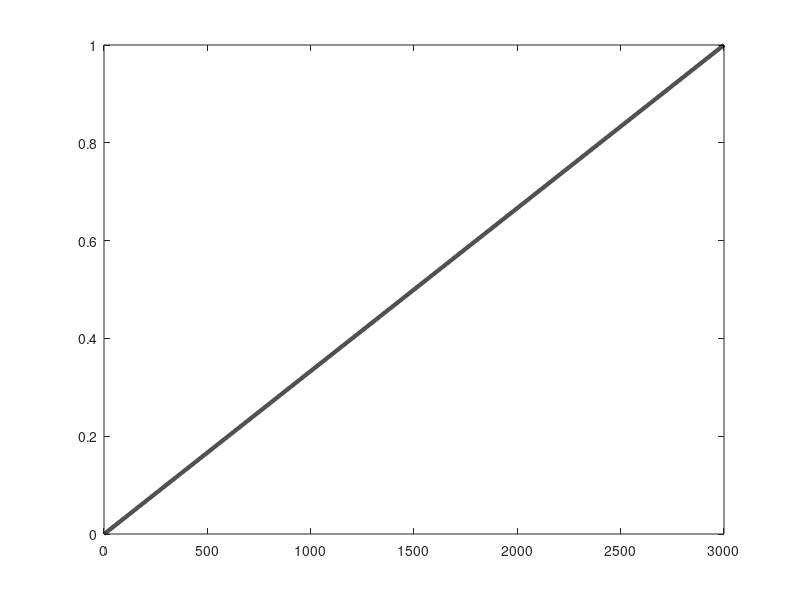

The MATLAB script that drew this image:

%%
nsteps = 3000;
intended_activity_1 = zeros(nsteps, 1);
x = exp(0.02:0.02:10);
for ii = 1:nsteps
    if ii <= 500
        intended_activity_1(ii) = intended_activity_1(ii) + x(ii);
    elseif ii <= 1000
        intended_activity_1(ii) = intended_activity_1(ii) + x(ii-500);
    elseif ii <= 1500
        intended_activity_1(ii) = intended_activity_1(ii) + x(ii-1000);
    elseif ii <= 2000
        intended_activity_1(ii) = intended_activity_1(ii) + x(ii-1500);
    elseif ii <= 2500
        intended_activity_1(ii) = intended_activity_1(ii) + x(ii-2000);
    elseif ii <= 3000
        intended_activity_1(ii) = intended_activity_1(ii) + x(ii-2500);
    end
end
intended_activity_1 = intended_activity_1 - min(intended_activity_1);
intended_activity_1 = intended_activity_1 / max(intended_activity_1);

% intended_activity = intended_activity_1;

%%
% intended_activity_4 = sin(0:0.01:29.99);
% intended_activity_4(intended_activity_4 < 0) = 0;
% 
% intended_activity = intended_activity_4;

%%
nsteps = 3000;
intended_activity = linspace(0, 1, nsteps);

%%
% intended_activity_2 = sigmoid(0.02:0.003327:10, 5);
% intended_activity_2 = intended_activity_2 - min(intended_activity_2);
% intended_activity_2 = intended_activity_2 / max(intended_activity_2);
% 
% intended_activity_3 = intended_activity_1 + intended_activity_2';
% intended_activity_3 = intended_activity_3 - min(intended_activity_3);
% intended_activity_3 = intended_activity_3 / max(intended_activity_3);
% 
% intended_activity = intended_activity_3;
% 
% intended_activity = intended_activity(1:2:end);
% intended_activity = [intended_activity; flipud(intended_activity)];

%%
clf
plot(intended_activity, 'linewidth', 3, 'color', 'k')

%%
% save('intended_activity', 'intended_activity')

